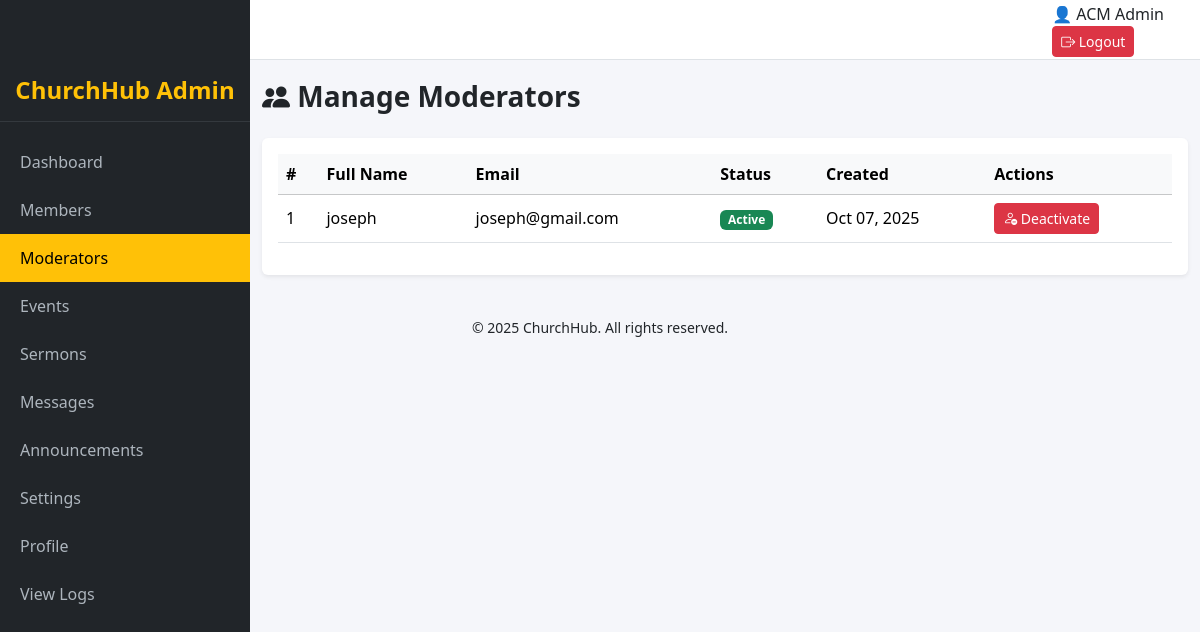
Screenshot of /admin/manage_moderators.php (signed in) with the database file from the repository.
### tables this page shows
CREATE TABLE `moderators` (
  `moderator_id` int(11) NOT NULL,
  `name` varchar(100) NOT NULL,
  `email` varchar(100) NOT NULL,
  `password` varchar(255) NOT NULL,
  `role` enum('moderator') DEFAULT 'moderator',
  `created_at` timestamp NOT NULL DEFAULT current_timestamp(),
  `status` enum('active','inactive') NOT NULL DEFAULT 'active'
);

### admin/manage_moderators.php (the view, shortened to what this page needs)
<?php
include_once "includes/header.php";
$moderators = $conn->query("SELECT * FROM moderators ORDER BY created_at DESC");
?>
<div class="container-fluid" style="padding-top: 80px;">
    <div class="d-flex justify-content-between align-items-center mb-3">
        <h3 class="fw-bold text-dark"><i class="bi bi-people-fill"></i> Manage Moderators</h3>
    </div>
    <div class="card shadow-sm border-0">
        <div class="card-body">
            <?php if ($moderators && $moderators->num_rows > 0): ?>
                <div class="table-responsive">
                    <table class="table table-hover align-middle">
                        <thead class="table-light">
                            <tr>
                                <th>#</th>
                                <th>Full Name</th>
                                <th>Email</th>
                                <th>Status</th>
                                <th>Created</th>
                                <th>Actions</th>
                            </tr>
                        </thead>
                        <tbody>
                            <?php $i = 1; while ($row = $moderators->fetch_assoc()): ?>
                                <?php
                                $name = $row['name'] ?? 'Unknown';
                                $status = $row['status'] ?? 'inactive';
                                ?>
                                <tr>
                                    <td><?= $i++; ?></td>
                                    <td><?= htmlspecialchars($name); ?></td>
                                    <td><?= htmlspecialchars($row['email'] ?? ''); ?></td>
                                    <td>
                                        <span class="badge <?= $status === 'active' ? 'bg-success' : 'bg-secondary'; ?>">
                                            <?= ucfirst($status); ?>
                                        </span>
                                    </td>
                                    <td><?= isset($row['created_at']) ? date("M d, Y", strtotime($row['created_at'])) : '-'; ?></td>
                                    <td class="d-flex flex-wrap gap-2">
                                        <?php if ($status === 'active'): ?>
                                            <a href="?deactivate=<?= $row['moderator_id']; ?>"
                                               onclick="return confirm('Deactivate this moderator?');"
                                               class="btn btn-sm btn-danger">
                                               <i class="bi bi-person-dash"></i> Deactivate
                                            </a>
                                        <?php endif; ?>
                                    </td>
                                </tr>
                            <?php endwhile; ?>
                        </tbody>
                    </table>
                </div>
            <?php else: ?>
                <p class="text-muted">No moderators found in the system.</p>
            <?php endif; ?>
        </div>
    </div>
</div>
<?php include_once "includes/footer.php"; ?>

### admin/includes/header.php (shortened to what this page needs)
<?php
require_once __DIR__ . '/../../includes/db.php';
$user = null;
if (isset($_SESSION['admin_id'])) {
    $user_id = (int) $_SESSION['admin_id'];
    $table = 'admins';
    $id_field = 'admin_id';
    $name_field = 'full_name';
} elseif (isset($_SESSION['moderator_id'])) {
    $user_id = (int) $_SESSION['moderator_id'];
    $table = 'moderators';
    $id_field = 'moderator_id';
    $name_field = 'name';
} else {
    session_destroy();
    header('Location: ../login.php');
    exit;
}
if (isset($conn)) {
    $stmt = $conn->prepare("SELECT $id_field, $name_field FROM $table WHERE $id_field = ? LIMIT 1");
    $stmt->bind_param('i', $user_id);
    $stmt->execute();
    $user = $stmt->get_result()->fetch_assoc() ?: null;
}
$user_name = $user[$name_field];
?>
<!doctype html>
<html lang="en">
<head>
<link href="https://cdn.jsdelivr.net/npm/bootstrap@5.3.3/dist/css/bootstrap.min.css" rel="stylesheet">
<link href="https://cdn.jsdelivr.net/npm/bootstrap-icons@1.11.3/font/bootstrap-icons.css" rel="stylesheet">
</head>
<body>
<div class="topbar d-flex justify-content-between align-items-center">
    <div class="d-flex align-items-center gap-2">
        <h5>Admin Dashboard</h5>
    </div>
    <div>
        <span class="me-3 d-flex align-items-center">
            <?php $profile_img = "../uploads/profiles/admin_$user_id.png"; if (file_exists($profile_img)): ?><img src="<?php echo $profile_img; ?>" alt="Profile" style="height: 30px; width: 30px; border-radius: 50%; margin-right: 5px;"><?php else: ?>👤<?php endif; ?>
            <?= htmlspecialchars($user_name); ?>
        </span>
        <a href="../logout.php" class="btn btn-sm btn-danger"><i class="bi bi-box-arrow-right"></i> Logout</a>
    </div>
</div>
<div class="main-content">
<?php include_once "sidebar.php"; ?>

### admin/includes/header.php (style rules this page uses)
body { font-family:'Segoe UI', Tahoma, Geneva, Verdana,sans-serif; background:#f5f6fa; margin:0; padding:0; }
.topbar { height:60px; background:#fff; border-bottom:1px solid #dee2e6; padding:10px 20px; position:fixed; top:0; left:0; right:0; display:flex; justify-content:space-between; align-items:center; z-index:1050; }
.topbar h5 { margin:0; font-weight:bold; }
.main-content { margin-left: 0; transition: margin-left 0.3s ease; }
@media (min-width:992px) { .main-content { margin-left: 250px; } }

### rows the page displays
moderators: name "joseph", email "joseph@gmail.com", status "Active", created_at "Oct 07, 2025"

### other values shown
$user_name "ACM Admin"
